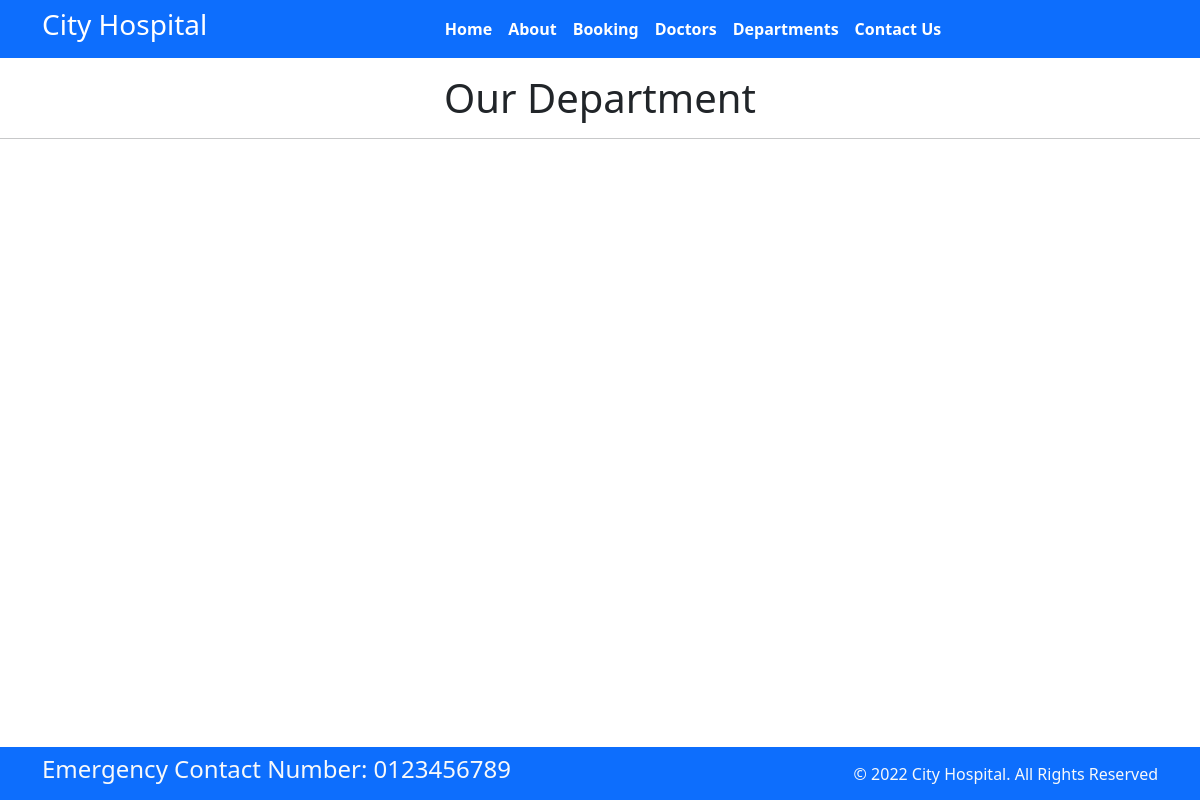
Page /department/ on the earlier database version.
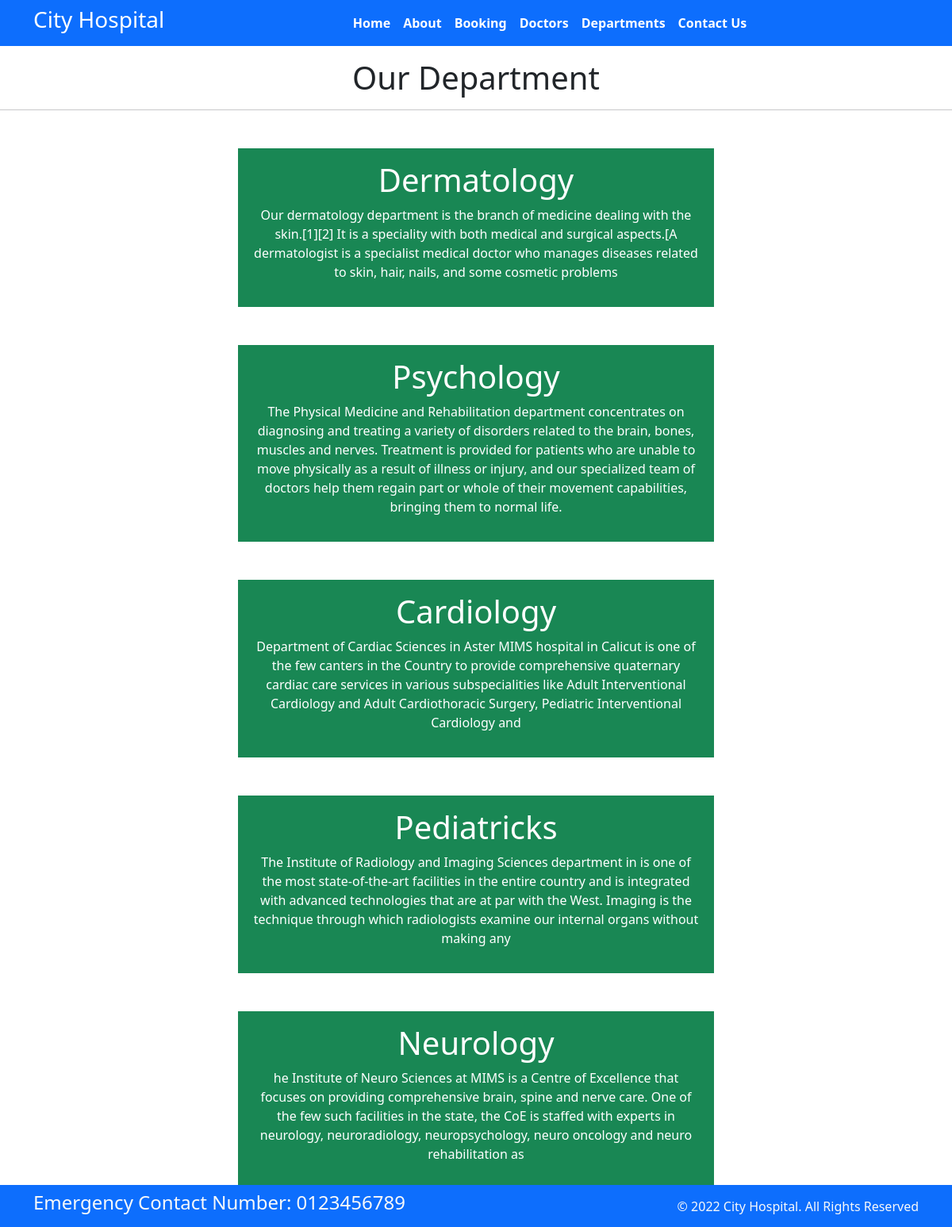
Same page on the later database version.
### home/models.py (models this page shows)
class departments(models.Model):
    dep_name = models.CharField(max_length=100)
    dep_description = models.TextField()

### home/views.py (the view)
# urls.py: path('department/', views.department, name='department'),
def department(request):
    dict_dep = {'dept':departments.objects.all()}
    return render(request, 'department.html', dict_dep)

### templates/department.html (shortened to what this page needs)
{% extends 'base.html' %}
{% block content  %}
<h1 class="text-center pt-3">Our Department</h1>
<hr>
{% for d in dept %}
<div class="mx-auto bg-success text-white w-50 text-center p-3 my-5">
    <h1>{{d.dep_name}}</h1>
    <p>{{d.dep_description}}</p>
</div>
{% endfor %}
{% endblock %}

### templates/base.html (shortened to what this page needs)
{% load static %}
<!DOCTYPE html>
<html>
  <head>
    <link rel="stylesheet"
      href=" https://cdn.jsdelivr.net/npm/bootstrap@5.1.3/dist/css/bootstrap.min.css ">
    <link rel="stylesheet"
      href="https://use.fontawesome.com/releases/v5.2.0/css/all.css">
      <link rel="stylesheet"
      href="{% static '/css/style.css' %}">
  </head>
  <body>
    <nav class="navbar bg-primary navbar-expand-md ">
      <div class="container">
        <div class="col-2 text-left pl-md-0">
          <h3 class="text-white"> City Hospital </h3>
        </div>
        <div
          class="collapse navbar-collapse justify-content-center col-md-8 navbar-collapse-3">
          <ul class="navbar-nav justify-content-center  fw-bold">
            <li class="nav-item active">
              <a class="nav-link text-white" href="{% url 'home' %}">Home </a>
            </li>
            <li class="nav-item">
              <a class="nav-link text-white" href="{% url 'about' %}">About</a>
            </li>
            <li class="nav-item">
              <a class="nav-link text-white" href="{% url 'booking' %}">Booking</a>
            </li>
            <li class="nav-item">
              <a class="nav-link text-white" href="{% url 'doctors' %}">Doctors</a>
            </li>
			 <li class="nav-item">
              <a class="nav-link text-white" href="{% url 'department' %}">Departments</a>
            </li>
            <li class="nav-item">
              <a class="nav-link text-white" href="{% url 'contact' %}">Contact Us</a>
            </li>
          </ul>
        </div>
      </div>
    </nav>
    {% block content  %}
    {% endblock %}
    <section class="fixed-bottom">
      <footer class="pt-2 pb-2  bg-primary text-light">
        <div class="container">
          <div class="row align-items-center">
            <div class="col-12 col-md-8">
              <h4>Emergency Contact Number: 0123456789</h4>
            </div>
            <div class="col-12 col-md-4 mt-4 mt-md-0 text-center text-md-end">
              © 2022 City Hospital. All Rights Reserved
            </div>
          </div>
        </div>
      </footer>
    </section>
  </body>
</html>

Differences in the rows shown:
added departments: dep_name "Dermatology", dep_description "Our dermatology department is the branch of medicine dealing with the skin.[1][2] It is a speciality with both medical and surgical aspects.[A dermatologist is a specialist medical doctor who manages diseases related to skin, hair, nails, and some cosmetic problems"
added departments: dep_name "Psychology", dep_description "The Physical Medicine and Rehabilitation department concentrates on diagnosing and treating a variety of disorders related to the brain, bones, muscles and nerves. Treatment is provided for patients who are unable to move physically as a result of illness or injury, and our specialized team of doctors help them regain part or whole of their movement capabilities, bringing them to normal life."
added departments: dep_name "Cardiology", dep_description "Department of Cardiac Sciences in Aster MIMS hospital in Calicut is one of the few canters in the Country to provide comprehensive quaternary cardiac care services in various subspecialities like Adult Interventional Cardiology and Adult Cardiothoracic Surgery, Pediatric Interventional Cardiology and"
added departments: dep_name "Pediatricks", dep_description "The Institute of Radiology and Imaging Sciences department in is one of the most state-of-the-art facilities in the entire country and is integrated with advanced technologies that are at par with the West. Imaging is the technique through which radiologists examine our internal organs without making any"
added departments: dep_name "Neurology", dep_description "he Institute of Neuro Sciences at MIMS is a Centre of Excellence that focuses on providing comprehensive brain, spine and nerve care. One of the few such facilities in the state, the CoE is staffed with experts in neurology, neuroradiology, neuropsychology, neuro oncology and neuro rehabilitation as"
